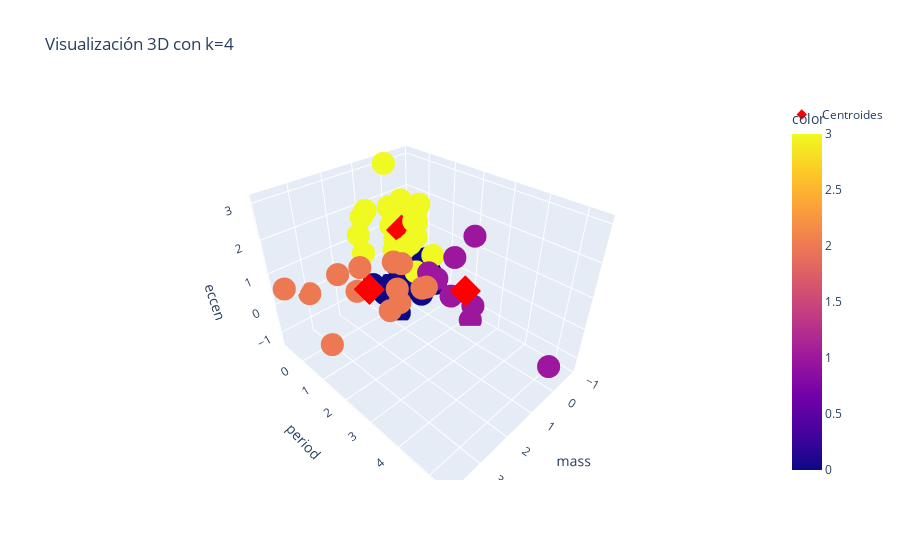

The notebook cell this image was saved under:
### Code cell
fig = px.scatter_3d(df_standard, x='mass', y='period', z='eccen',
                    color=etiquetas_4,title='Visualización 3D con k=4')
fig.add_trace(go.Scatter3d(
    x=centroides_4[:, 0],
    y=centroides_4[:, 1],
    z=centroides_4[:, 2],
    mode='markers',
    marker=dict(size=8, color='red', symbol='diamond'),
    name='Centroides'
))
fig.show()
